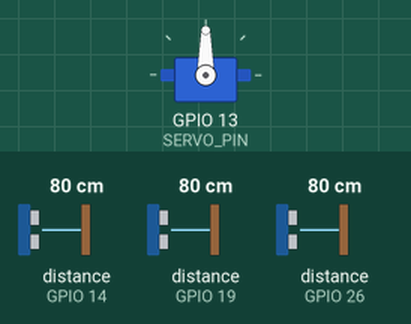
Recording of a sketch running on a simulated ESP32. On the bench: servo. Wiring (inferred from the names in the program): 3 × ultrasonic range finder: trigger GPIO 18, echo GPIO 19 / trigger GPIO 25, echo GPIO 26 / trigger GPIO 27, echo GPIO 14. The test bench sets the inputs (shaded band); at power-on: distance to the obstacle (sensors on GPIO 26, GPIO 19, GPIO 14) 80 cm. The echo pulse lasts 58.3 µs per cm; what the sketch prints to the serial monitor is not drawn.

Above: at 1.2 s.
1.3 s: distance to the obstacle (sensor on GPIO 26) set to 14 cm
2.8 s: distance to the obstacle (sensor on GPIO 26) set to 10 cm
At 5.6 s:
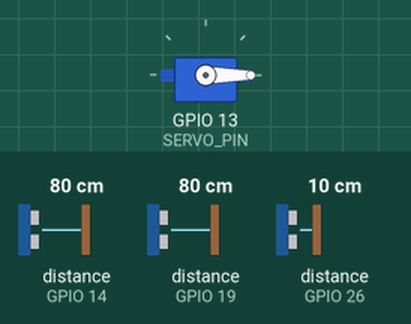
5.8 s: distance to the obstacle (sensor on GPIO 19) set to 18 cm
At 7.68 s:
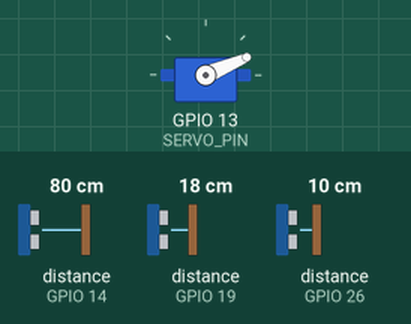
8.8 s: distance to the obstacle (sensor on GPIO 14) set to 2 cm
At 11.28 s:
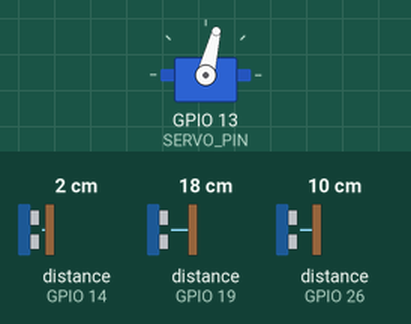
11.8 s: distance to the obstacle (sensor on GPIO 14) set to 18 cm
At 13.7 s:
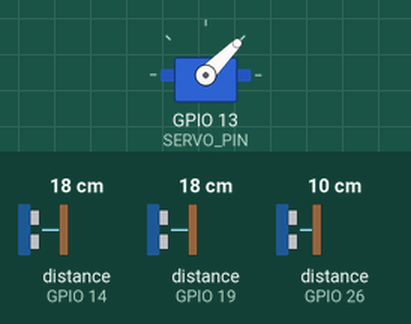
14.8 s: distance to the obstacle (sensor on GPIO 14) set to 4 cm
Timing chart, 0 to 18.1 s (numbered marks = the images above; inputs shaded):
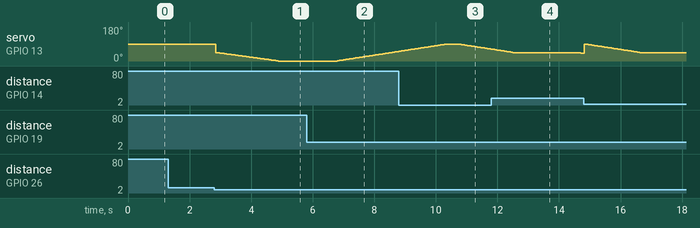

The sketch:

ultrasonic.ino
```cpp
#include <ESP32Servo.h>

Servo gateServo;

// ====== Pin Configuration ======
const int SERVO_PIN = 13;   // Servo control pin
#define TRIG_PIN1 25        // Train arrival
#define ECHO_PIN1 26
#define TRIG_PIN2 27        // Obstacle detection
#define ECHO_PIN2 14
#define TRIG_PIN3 18        // Train departure
#define ECHO_PIN3 19

// ====== Gate Angles ======
const int GATE_OPEN  = 90;   // adjust if your gate opens more
const int GATE_HALF  = 45;   // half-close angle
const int GATE_CLOSE = 0;    // fully closed position

// ====== Distance Thresholds (cm) ======
const int TRAIN_DETECT_DIST = 10;
const int OBSTACLE_DIST     = 10;

// ====== Flags ======
bool trainArrived = false;
bool gateClosed   = false;

void setup() {
  Serial.begin(115200);
  Serial.println("🚦 Railway Gate System (Slow Close + Obstacle Handling) Starting...");

  gateServo.attach(SERVO_PIN, 500, 2400);
  gateServo.write(GATE_OPEN);

  pinMode(TRIG_PIN1, OUTPUT); pinMode(ECHO_PIN1, INPUT);
  pinMode(TRIG_PIN2, OUTPUT); pinMode(ECHO_PIN2, INPUT);
  pinMode(TRIG_PIN3, OUTPUT); pinMode(ECHO_PIN3, INPUT);

  Serial.println("✅ Setup Complete — Waiting for train...");
}

void loop() {
  int distTrainArrive = getDistance(TRIG_PIN1, ECHO_PIN1);
  int distObstacle    = getDistance(TRIG_PIN2, ECHO_PIN2);
  int distTrainLeave  = getDistance(TRIG_PIN3, ECHO_PIN3);

  // ====== Live Sensor Readings ======
  Serial.print("TrainArrival: "); Serial.print(distTrainArrive);
  Serial.print(" cm | Obstacle: "); Serial.print(distObstacle);
  Serial.print(" cm | TrainDeparture: "); Serial.print(distTrainLeave);
  Serial.println(" cm");

  // ===== Train Arrives =====
  if (distTrainArrive <= TRAIN_DETECT_DIST && !trainArrived) {
    Serial.println("🚂 Train detected — closing gate slowly...");
    trainArrived = true;
    closeGateWithSafety();
    gateClosed = true;
  }

  // ===== Train Departs =====
  if (trainArrived && gateClosed && isTrainGoneStable()) {
    Serial.println("✅ Train departed — opening gate slowly...");
    openGate();
    gateClosed = false;
    trainArrived = false;
  }

  delay(300);
}

// ====== Distance Function ======
int getDistance(int trigPin, int echoPin) {
  digitalWrite(trigPin, LOW);
  delayMicroseconds(2);
  digitalWrite(trigPin, HIGH);
  delayMicroseconds(10);
  digitalWrite(trigPin, LOW);
  long duration = pulseIn(echoPin, HIGH, 30000);
  int distance = duration * 0.034 / 2;
  if (distance == 0) distance = 400;
  return distance;
}

// ====== Close Gate Slowly with Obstacle Handling ======
void closeGateWithSafety() {
  bool fullyClosed = false;

  while (!fullyClosed) {
    int obstacleDist = getDistance(TRIG_PIN2, ECHO_PIN2);

    // --- Obstacle detected before closing ---
    if (obstacleDist <= OBSTACLE_DIST) {
      Serial.println("🚗 Obstacle detected before closing! Closing halfway...");
      halfCloseGate();
      waitUntilObstacleGone();
      Serial.println("✅ Obstacle cleared — continuing to full close...");
    }

    // --- Normal or resumed full close ---
    Serial.println("⬇️ Closing gate fully (slow motion)...");
    for (int pos = GATE_HALF; pos >= GATE_CLOSE; pos -= 1) { // 1° at a time
      gateServo.write(pos);
      delay(40);  // slow and smooth movement
      obstacleDist = getDistance(TRIG_PIN2, ECHO_PIN2);
      if (obstacleDist <= OBSTACLE_DIST) {
        Serial.println("🚗 Obstacle appeared mid-close! Half-closing...");
        halfCloseGate();
        waitUntilObstacleGone();
        Serial.println("🔁 Retrying full close...");
        goto retry;
      }
    }

    Serial.println("🚧 Gate fully closed and holding.");
    fullyClosed = true;

  retry:
    continue;
  }
}

// ====== Half Close (45°) ======
void halfCloseGate() {
  Serial.println("↘️ Moving gate to half-close (45°) slowly...");
  for (int pos = GATE_OPEN; pos >= GATE_HALF; pos -= 1) {
    gateServo.write(pos);
    delay(40);
  }
  Serial.println("⏸ Gate half-closed (waiting for obstacle to clear).");
}

// ====== Wait Until Obstacle Clears ======
void waitUntilObstacleGone() {
  unsigned long start = millis();
  while (true) {
    int dist = getDistance(TRIG_PIN2, ECHO_PIN2);
    Serial.print("🔎 Obstacle distance: ");
    Serial.print(dist);
    Serial.println(" cm");

    if (dist > OBSTACLE_DIST) {
      if (millis() - start > 2000) { // clear for 2 seconds
        Serial.println("✅ Obstacle gone — safe to close fully.");
        break;
      }
    } else {
      start = millis(); // reset timer if obstacle returns
    }
    delay(200);
  }
}

// ====== Open Gate Slowly ======
void openGate() {
  Serial.println("⬆️ Opening gate slowly...");
  for (int pos = GATE_CLOSE; pos <= GATE_OPEN; pos += 1) {
    gateServo.write(pos);
    delay(40);  // slow and steady opening
  }
  Serial.println("🟢 Gate fully opened.");
}

// ====== Train Departure Stability Check =
bool isTrainGoneStable() {
  int count = 0;
  for (int i = 0; i < 6; i++) {
    int dist = getDistance(TRIG_PIN3, ECHO_PIN3);
    if (dist > TRAIN_DETECT_DIST) count++;
    delay(300);
  }
  return (count >= 5);
}
```

Measured:
- the behaviour switches between 12 and 11 cm on distance to the obstacle (sensor on GPIO 26) (found by bisection; images 0 and 1)
- after the input at 1.3 s, every drawn part: stays the same
- after the input at 2.8 s, servo on GPIO 13 (SERVO_PIN): moves from 90° to 0° over 2.0 s, starting after 0.05 s
